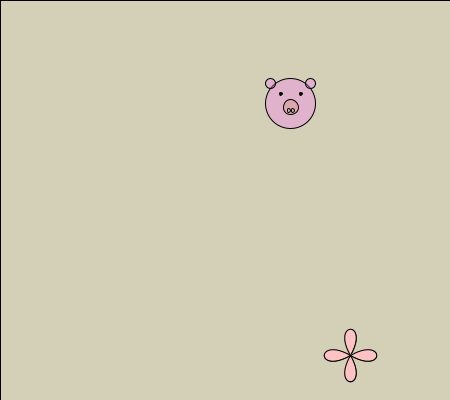
Frame 1 (no input)
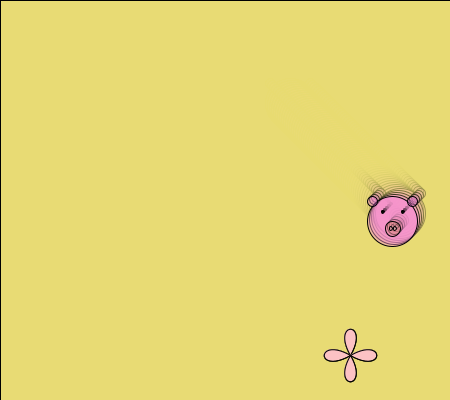
Frame 60 (the mouse pressed at the canvas centre just before this capture)
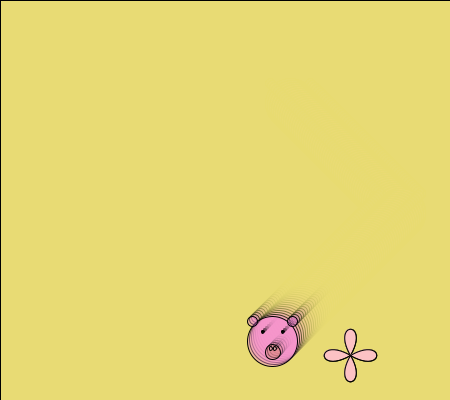
Frame 120 (the mouse held since frame 60 and released just before this capture)

The Processing sketch that drew these frames (run headless with seeded random() and noise(); from frame 60 on, the mouse is pressed at the canvas centre):

// Processing sketch: processing_51513
// ── processing_51513.pde

//assignment 6
//Mi Jin Hwang copyright 2012
  
float x, y, d;
float r, g, b;
float xSpeed, ySpeed;
  
void setup()
{
 size(450, 400);
 smooth();

 frameRate(25);
 x = random(0, width);
 y = random(0, height);
 d = 50;
  
 drawPig (mouseX, mouseY, (mouseX+mouseY)*0.4);
  
 xSpeed = 2;
 ySpeed = 2;
   
 r = 190;
 g = 200;
 b = 211;
}

void draw(){
prepWindow ();

drawPig (x, y, d);
movePig();
}

void drawPig (float x, float y, float d)
{
fill (252, 110, 250, 80);
ellipse (x, y, d, d);
fill (193, 123, 47, 50);
ellipse (x, y*1.03, d*0.3, d*0.3);

fill (0);
ellipse (x-10, y-10, d*0.05, d*0.05);
fill (0);
ellipse (x+10, y-10,d*0.05, d*0.05);

fill(240,230,223,80);
ellipse (x-2,y+7,d*0.05, d*0.08);
fill(240,230,223,80);
ellipse (x+2, y+7,d*0.05, d*0.08);

fill (252, 110, 250, 80);
ellipse (x-20,y-20,d*0.2,d*0.2);
fill (252, 110, 250, 80);
ellipse (x+20, y-20, d*0.2, d*0.2);

fill (252, 194, 196);
bezier (350, 355, 330, 320, 370, 320, 350, 355);
bezier (350, 355, 330, 390, 370, 390, 350, 355);
bezier (350, 355, 315, 335, 315, 375, 350, 355);
bezier (350, 355, 385, 335, 385, 375, 350, 355);

}


void prepWindow()
{
  fill(234, 223, 116, 60);
  rect(0, 0, width, height);
}
 
void movePig()
{
  x = xSpeed + x;
     
  if (x > width-d)
  {
    xSpeed = -xSpeed;
  }
   
  else if (x < 0)
  {
    xSpeed = -xSpeed;
  }
   
  y = y + ySpeed;
   
  if (y > height -d)
  {
    ySpeed = -ySpeed;
  }
   
  else if (y < 0)
  {
    ySpeed = -ySpeed;
  }
}
